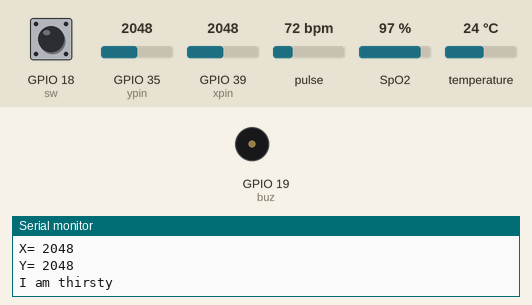
Bench run of a sketch on a simulated ESP32. On the bench: buzzer (waves = sounding, pin HIGH), the last lines printed to the serial monitor. The inputs (shaded band) are chosen by the test bench; at power-on: GPIO 18 (sw) HIGH, GPIO 39 (xpin) = 2048, GPIO 35 (ypin) = 2048, pulse 72 bpm, SpO2 97 %, temperature 24 °C. WiFi joins after 1.5 s; servers stay silent unless stated.

Above: at 3.0 s.
3.1 s: GPIO 18 (sw) pulled LOW for 3.2 s
At 5.7 s:
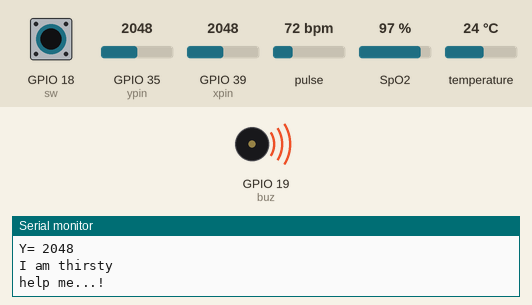
15.4 s: GPIO 39 (xpin) set to 2346
16.9 s: GPIO 39 (xpin) set to 2445
22.5 s: GPIO 35 (ypin) set to 2346
Timing chart, 0 to 25.0 s (numbered marks = the images above; inputs shaded):
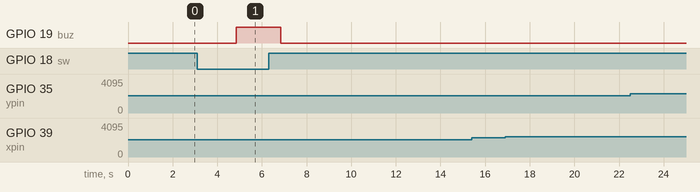

The sketch:

ProjectSRC.ino
```cpp
#define xpin 39
#define ypin 35
#define buz 19
#define sw 18
#define BLYNK_TEMPLATE_ID "TMPL4zlwX9hK"
#define BLYNK_DEVICE_NAME "Temperature"
#define BLYNK_AUTH_TOKEN "m_83vktKCtf21JNd58ogHYv-tGIn7rg3"

#include <OneWire.h>
#include <DallasTemperature.h>
const int oneWireBus = 25;
OneWire oneWire(oneWireBus);
DallasTemperature sensors(&oneWire);

#include <Wire.h>
#include "MAX30100_PulseOximeter.h"
#define BLYNK_PRINT Serial
#include <WiFi.h>
#include <WiFiClient.h>
#include <BlynkSimpleEsp32.h>

#define REPORTING_PERIOD_MS 1000

char auth[] = BLYNK_AUTH_TOKEN;             // You should get Auth Token in the Blynk App.
char ssid[] = "701_ABHRSU";                                     // Your WiFi credentials.
char pass[] = "7138700654";

PulseOximeter pox;
float BPM, SpO2;
uint32_t tsLastReport = 0;


void setup() {
  // put your setup code here, to run once:
  Serial.begin(115200);
  sensors.begin();
  pinMode(buz,OUTPUT);
  pinMode(sw,INPUT_PULLUP);
  Blynk.begin(auth, ssid, pass);

    if (!pox.begin())
    {
         Serial.println("FAILED");
         for(;;);
    }
    else
    {
         Serial.println("SUCCESS");
        // pox.setOnBeatDetectedCallback(onBeatDetected);
    }
}


int x,y,SpO22;
void loop() {
  // put your main code here, to run repeatedly:
    pox.update();
    Blynk.run();
    BPM = pox.getHeartRate();
    SpO2 = pox.getSpO2();


        if(digitalRead(sw)==LOW)
        {
          digitalWrite(buz,HIGH);
          Serial.print("help me...!");
           Blynk.logEvent("panic","Please Help Me....!!!!");
          delay(2000);
        }
        else
        {
          digitalWrite(buz,LOW);
        }

   if (millis() - tsLastReport > REPORTING_PERIOD_MS)
   {

        Serial.print("Heart rate:");
        Serial.print(BPM);
        Serial.print(" bpm / SpO2:");
        Serial.print(SpO2);
        Serial.println(" %");
        Blynk.virtualWrite(V1, 120.6);
        Blynk.virtualWrite(V2, 94);
        tsLastReport = millis();
   }
    else

     mydata();


}
void mydata()
{
sensors.requestTemperatures();
    float temperatureC = sensors.getTempCByIndex(0);
    float temperatureF = sensors.getTempFByIndex(0);
    Serial.print("temperature: ");
    Serial.print(temperatureC);
    Serial.println("ºC");
    Blynk.virtualWrite(V3,temperatureC);

x = analogRead(xpin);
y = analogRead(ypin);

Serial.print("X= ");
Serial.println(x);
Serial.print("Y= ");
Serial.println(y);
delay(250);
if((y>=2000)&&(y<=2400))
    {
      Serial.println("I am thirsty");
      Blynk.logEvent("notify1","I am thirsty....!!!!");
      delay(2000);
      }
    else if((y>=1300)&& (y<=1500))
    {
      Serial.println("I am hungry");
      Blynk.logEvent("notify2","I am hungry....!!!!");
      delay(2000);
      }
      else if((x>=1400) && (x<=1600))
    {
      Serial.println("I need to use restroom");
      Blynk.logEvent("notify3","I need to use restroom....!!!!");
      delay(2000);
      }
      else if((x>=2000) && (x<=2400))
    {
      Serial.println("I want to sit");
      Blynk.logEvent("notify3","I want to sit....!!!!");
      delay(2000);
      }
      else
      {
        Serial.println("stop");
        }
}
```

Measured:
- after the input at 3.1 s, GPIO 19 (buz): LOW → HIGH after 1.7 s, → LOW 2.0 s later
